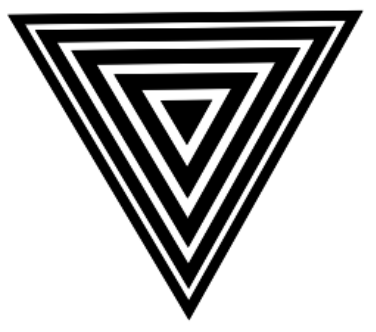
#> input picture stickers/triangle.png, 376 x 332 px; the run also reads 3 pictures not shown here
$ jupyter execute --allow-errors post.ipynb   (shell and % lines are left out)
#> lines starting #> are read from the running program, lines starting #| are printed output that depends on the picture; long printed decimals are rounded
### source.py
from skimage import io, color, data, draw, exposure, feature,metrics, filters, measure, morphology, util, segmentation
from skimage.transform import resize
import numpy as np
import cv2 as cv
import matplotlib.pyplot as plt
import scipy.fft as sft
import scipy.signal as sps
from PIL import Image

class Helper:

    def __init__(self) -> None:
        pass

    def get_dft(self,img):
        return sft.fft2(img)

    def get_dft_magnitude(self,dft):
        """
        Returns the log10-scaled magnitude of the DFT shifted to have low frequencies at the center
        Param: dft (the complex DFT of an image)
        """
        dft_mag = np.log10(1 + np.abs(sft.fftshift(dft)))
        return dft_mag

    def display_img(self,img):
        """
        Display the image img both as 2D and 3D
        Param: img (a float image with values between 0 and 1)
        """
        I, J = img.shape
        fig = plt.figure(figsize=(8, 4))
        ax1 = fig.add_subplot(1, 3, 1)
        ax1.imshow(img, cmap='viridis')
        ax1.set_title("Original Image")
        ax2 = fig.add_subplot(1, 3, 2, projection='3d')
        j = np.arange(0, J, 1)
        i = np.arange(0, I, 1)
        jj, ii = np.meshgrid(j, i)
        dft = self.get_dft(img)
        dft_mag = self.get_dft_magnitude(dft)
        ax2.plot_surface(jj, ii, dft_mag, rstride=1, cstride=1, cmap='viridis', antialiased=False)
        ax2.set_title("3D Plot")
        ax3 = fig.add_subplot(1, 3, 3)
        inv = np.real(sft.ifft2(dft))
        ax3.imshow(inv, cmap='gray')
        ax3.set_title("Inverse DFT")

    def pad_image(self, sticker, image):
        # Define the size of the search box
        box_height = sticker.shape[0]
        box_width = sticker.shape[1]

        # Calculate the required padding
        pad_height = 0 if image.shape[0] % box_height == 0 else box_height - image.shape[0] % box_height
        pad_width = 0 if image.shape[1] % box_width == 0 else box_width - image.shape[1] % box_width

        # Apply padding to the image
        padded_image = np.pad(image, ((0, pad_height), (0, pad_width)), mode='constant', constant_values=1)

        return box_height, box_width, padded_image

    def dft_by_search_box(self,sticker,image):
        """Get the DFT of each searching box from the image

        Args:
            sticker (np.array): the sticker
            image  (np.array): the original image

        Returns:
            dft_by_box
        """

        # Apply padding to the image
        box_height, box_width, padded_image = self.pad_image(sticker, image)

        # Initialize an array to store the DFT results
        dft_by_box = []

        # Loop over the padded image
        for y in range(0, padded_image.shape[0], box_height):
            for x in range(0, padded_image.shape[1], box_width):
                # Extract the search box from the padded image
                search_box = padded_image[y:y + box_height, x:x + box_width]

                # Compute the DFT of each search box
                search_box_dft = self.get_dft(search_box)
                search_box_dft_mag = self.get_dft_magnitude(search_box_dft)
                # Store the DFT result
                dft_by_box.append(search_box_dft_mag)

        return dft_by_box

    def create_spectrogram(self, sticker, image):
        """ Create a 2D DFT spectrogram of the image
            By combining the DFTs of each searching box

        Args:
            sticker (np.array): the sticker
            image  (np.array): the original image

        Returns:
            composite_dft: the complete 2D spectrogram of the image
        """
        # Get dft of each searching box from the image
        dft_by_box = self.dft_by_search_box(sticker, image)
        # Pad the image
        box_height, box_width, padded_image = self.pad_image(sticker,image)

        # Create an empty composite array
        composite_dft = np.zeros_like(padded_image)

        total_height = composite_dft.shape[0]
        total_width = composite_dft.shape[1]

        num_boxes_vertically = total_height//box_height
        num_boxes_horizontally = total_width//box_width

        # Populate the composite array with DFT results
        for i in range(num_boxes_vertically):
            for j in range(num_boxes_horizontally):
                # Calculate the index in the list
                idx = i * num_boxes_horizontally + j
                dft_box = dft_by_box[idx]

                # Place the DFT result in the correct position in the composite array
                composite_dft[
                    i * box_height: (i + 1) * box_height,
                    j * box_width: (j + 1) * box_width
                ] = dft_box

        return composite_dft


    def show_spectrogram(self, composite_dft, sticker, grid = False):
        if grid == False:
            plt.figure(figsize=(10, 5))
            plt.imshow(composite_dft, cmap = "gray")
            plt.colorbar()
            plt.title('2-D Spectrogram Representation')

        elif grid == True:
           self.show_grid(sticker,composite_dft)


    def show_grid(self, sticker, image):
        """Add grid line to the image based on the sticker size

        Args:
            sticker (np.array): the sticker
            image  (np.array): the target image
        """
        # Pad the image
        box_height, box_width, padded_image = self.pad_image(sticker,image)
        num_boxes_vertically = padded_image.shape[0]//box_height
        num_boxes_horizontally = padded_image.shape[1]//box_width

        plt.figure(figsize=(10, 5))
        plt.imshow(padded_image, cmap='gray')
        plt.colorbar()
        plt.title('Padded Image with Grid Lines')

        # Calculate the boundaries for the vertical lines (edges of the boxes)
        for i in range(1, num_boxes_horizontally):
            plt.axvline(x=i * box_width, color='orange', linestyle='-', linewidth=2)

        # Calculate the boundaries for the horizontal lines (edges of the boxes)
        for j in range(1, num_boxes_vertically):
            plt.axhline(y=j * box_height, color='orange', linestyle='-', linewidth=2)


    def find_location_mse(self, sticker, image):
        """Find the location of the sticker based on mse value

        Args:
            sticker (np.array): the sticker
            image (np.array): the target image

        Returns:
            best_box: Target box number
            min_mse: The minimum value of mse
            sorted_box_idx: Sorted box numbers based on mse values from min to max
            sorted_mse: Sorted mse values from min to max
        """

        sticker_dft = self.get_dft(sticker)
        sticker_dft_mag = self.get_dft_magnitude(sticker_dft)
        mse_results = []
        best_box = -1
        min_mse = np.inf

        dft_by_box = self.dft_by_search_box(sticker, image)
        i = 0
        for dft_mag in dft_by_box:
            # Compute the MSE between the two magnitude spectra
            mse = np.mean((dft_mag - sticker_dft_mag) ** 2)
            mse_results.append(mse)

            if(mse < min_mse):
                min_mse = mse
                best_box = i+1
            i += 1

        sorted_mse_idx = np.argsort(mse_results)
        sorted_box_idx = [i + 1 for i in sorted_mse_idx]
        sorted_mse = np.sort(mse_results)

        return best_box, min_mse, sorted_box_idx, sorted_mse


    def find_location_ssim(self, sticker, image):

        sticker_dft = self.get_dft(sticker)
        sticker_dft_mag = self.get_dft_magnitude(sticker_dft)
        ssim_results = []
        best_box = -1
        max_ssim = 0

        dft_by_box = self.dft_by_search_box(sticker, image)
        i = 0
        for dft_mag in dft_by_box:
            # Compute the MSE between the two magnitude spectra
            ssim = metrics.structural_similarity(dft_mag, sticker_dft_mag, data_range = dft_mag.max()-dft_mag.min())
            ssim_results.append(ssim)

            if(ssim > max_ssim):
                max_ssim = ssim
                best_box = i+1
            i += 1

        sorted_ssim_idx = np.argsort(ssim_results)
        # Add 1 to all index to represent box number beginning from 1
        sorted_box_idx = [i + 1 for i in sorted_ssim_idx]
        sorted_ssim = np.sort(ssim_results)

        return best_box, max_ssim, sorted_box_idx, sorted_ssim

    def divide_into_four(self, image):
        """Divide an image into 4 equal parts

        Args:
            image (np.array): image

        Returns:
            4 sub-images
        """
        height = image.shape[0]
        width = image.shape[1]

        mid_height = height // 2
        mid_width = width // 2

        # Extract each part of the image
        top_left = image[:mid_height, :mid_width]
        top_right = image[:mid_height, mid_width:]
        bottom_left = image[mid_height:, :mid_width]
        bottom_right = image[mid_height:, mid_width:]

        return (top_left, (0, 0, mid_height, mid_width)), \
               (top_right, (0, mid_width, mid_height, width)), \
               (bottom_left, (mid_height, 0, height, mid_width)), \
               (bottom_right, (mid_height, mid_width, height, width))


    def find_location_recursive(self, sticker, image, bounds, min_mse = float('inf')):
        """Recursively divide the image into 4 parts and search for the sticker

        Args:
            sticker (np.array): sticker
            image (np.array): image
            bounds (tuple): top left, top right, bottom left, bottom right of the image
            min_mse (float, optional): Current minimum value of mse

        Returns:
            image: the target sub-image
            bounds: top left, top right, bottom left, bottom right of the image
        """

        if image.shape[0] < sticker.shape[0] and image.shape[1] < sticker.shape[1]:
            return image, bounds

        sticker_dft = self.get_dft(sticker)
        sticker_dft = self.get_dft_magnitude(sticker_dft)

        # Divide the image into four equal parts
        parts = self.divide_into_four(image)
        selected_part = None
        selected_bounds = None

        for part, (top, left, bottom, right) in parts:

            # Resize sticker to match the current part's dimensions
            sticker_dft_resized = resize(sticker_dft, (part.shape[0], part.shape[1]))
            part_dft = self.get_dft(part)
            part_dft = self.get_dft_magnitude(part_dft)

            mse = np.mean((part_dft - sticker_dft_resized) ** 2)

            if mse < min_mse:
                min_mse = mse
                selected_part = part
                selected_bounds = (bounds[0] + top, bounds[1] + left, bounds[0] + bottom, bounds[1] + right)

        if selected_part is not None:
            image, bounds = self.find_location_recursive(sticker, selected_part, selected_bounds, min_mse)

        return image, bounds


    # [184 lines left out: functions find_location_sliding_window, draw_bounding_box, template_matching, find_location_recursive_spatial, find_location_sliding_window_spatial, not called in this run]

### post.ipynb
[cell 1]
from skimage import io, color, data, draw, exposure, feature, filters, measure, morphology, util, segmentation
from skimage.transform import resize
import numpy as np
import matplotlib.pyplot as plt
import scipy.fft as sft
import scipy.signal as sps
from PIL import Image

[cell 2]

from source import Helper
h = Helper()

## 1. Equilateral triangle

Load the sticker

[cell 3]
#sticker = np.asarray(Image.open('stickers/triangle.png'))

# Convert from rgba to gray
sticker = io.imread('stickers/triangle.png', as_gray = True)
#> sticker is the input picture: shape (332, 376) float64; min 0, max 1, mean 0.7
dft_sticker = h.get_dft(sticker)
dft_sticker = h.get_dft_magnitude(dft_sticker)

fig = plt.figure(figsize=(8, 4))
ax1 = fig.add_subplot(1, 2, 1)
ax1.imshow(sticker, cmap='gray')
ax1.set_title("Original Sticker")
ax2 = fig.add_subplot(1, 2, 2)
ax2.imshow(dft_sticker,  cmap='gray')
ax2.set_title("Sticker in Frequency Domain")

DFT of the sticker:

[cell 4]
h.display_img(sticker)
#> in display_img, `ax2.plot_surface(jj, ii, dft_mag, rstride=1, cstride=1, cmap='viridis'..`:
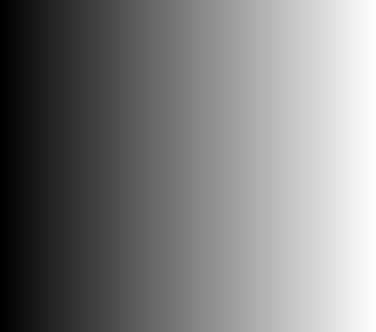
#> jj: shape (332, 376) int64; min 0, max 375, mean 187.5; drawn with min black and max white

Choose a random frame from the video

[cell 5]
image = io.imread('Zeyi_Draft/test1.png', as_gray=True)
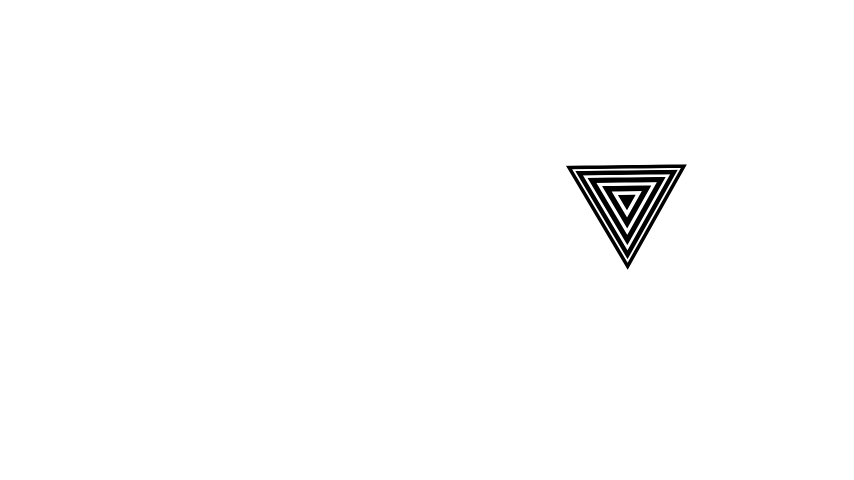
#> input picture Zeyi_Draft/test1.png, 1708 x 960 px (shown at 1/2 size)
#> image is the input picture: shape (960, 1708) float64; min 0, max 1, mean 0.989
io.imshow(image)
image.shape

Create a 2-D spectrogram of the image

[cell 6]
composite_dft = h.create_spectrogram(sticker,image)
#> in dft_by_search_box, `box_height, box_width, padded_image = self.pad_image(sticker, image)`: box_height = 332; box_width = 376
#> after the loop in dft_by_search_box, `for y in range(0, padded_image.shape[0], box_height):`: dft_by_box = 15 items
#> in create_spectrogram, `box_height, box_width, padded_image = self.pad_image(sticker,image)`: box_height = 332; box_width = 376
#> in create_spectrogram, `num_boxes_vertically = total_height//box_height`: num_boxes_vertically = 3
#> in create_spectrogram, `num_boxes_horizontally = total_width//box_width`: num_boxes_horizontally = 5
h.show_spectrogram(composite_dft, sticker, grid = False)

Use the Spectrogram to find out the location of the sticker

[cell 7]
best_box,min_mse, sorted_box_idx, sorted_mse = h.find_location_mse(sticker,image)
#> in find_location_mse, `dft_by_box = self.dft_by_search_box(sticker, image)`: dft_by_box = 15 items
#> the loop in find_location_mse, `for dft_mag in dft_by_box:` made 15 passes
#> (mse, min_mse) on passes 1, 4, 9: (0.668, 0.668), (0.224, 0.224), (0.195, 0.195)
#> after the loop in find_location_mse, `for dft_mag in dft_by_box:`: best_box = 9; i = 15; min_mse = 0.195; mse_results = [0.668, 0.668, 0.668, 0.224, 0.668, 0.668, 0.668, 0.668, 0.195, 0.668, 0.668, 0.668, 0.668, 0.668, 0.668]
#> in find_location_mse, `sorted_mse_idx = np.argsort(mse_results)`: sorted_mse_idx = [8, 3, 1, 0, 4, 5, 6, 2, 7, 9, 10, 11, 12, 13, 14]
#> in find_location_mse, `sorted_box_idx = [i + 1 for i in sorted_mse_idx]`: sorted_box_idx = [9, 4, 2, 1, 5, 6, 7, 3, 8, 10, 11, 12, 13, 14, 15]
#> in find_location_mse, `sorted_mse = np.sort(mse_results)`: sorted_mse = [0.195, 0.224, 0.668, 0.668, 0.668, 0.668, 0.668, 0.668, 0.668, 0.668, 0.668, 0.668, 0.668, 0.668, 0.668]
#> best_box = 9; min_mse = 0.195
print(f'Best Search Box: {best_box}')
#| Best Search Box: 9
print(f'Minimum value of MSE: {min_mse}')
#| Minimum value of MSE: 0.1947
print(sorted_mse)
#| [0.1947 0.2237 0.6682 0.6682 0.6682 0.6682
#|  0.6682 0.6682 0.6682 0.6682 0.6682 0.6682
#|  0.6682 0.6682 0.6682]
print(sorted_box_idx)
#| [9, 4, 2, 1, 5, 6, 7, 3, 8, 10, 11, 12, 13, 14, 15]

[cell 8]
best_box, max_ssim, sorted_box_idx, sorted_ssim = h.find_location_ssim(sticker,image)
#> in find_location_ssim, `dft_by_box = self.dft_by_search_box(sticker, image)`: dft_by_box = 15 items
#> the loop in find_location_ssim, `for dft_mag in dft_by_box:` made 15 passes
#> (ssim, max_ssim, best_box) on passes 1, 4: (0.0216, 0.0216, 1), (0.389, 0.389, 4)
#> after the loop in find_location_ssim, `for dft_mag in dft_by_box:`: best_box = 4; i = 15; max_ssim = 0.389; ssim_results = [0.0216, 0.0216, 0.0216, 0.389, 0.0216, 0.0216, 0.0216, 0.0216, 0.272, 0.0216, 0.0216, 0.0216, 0.0216, 0.0216, 0.0216]
#> in find_location_ssim, `sorted_ssim_idx = np.argsort(ssim_results)`: sorted_ssim_idx = [0, 1, 2, 4, 6, 5, 7, 9, 14, 10, 11, 12, 13, 8, 3]
#> in find_location_ssim, `sorted_box_idx = [i + 1 for i in sorted_ssim_idx]`: sorted_box_idx = [1, 2, 3, 5, 7, 6, 8, 10, 15, 11, 12, 13, 14, 9, 4]
#> in find_location_ssim, `sorted_ssim = np.sort(ssim_results)`: sorted_ssim = [0.0216, 0.0216, 0.0216, 0.0216, 0.0216, 0.0216, 0.0216, 0.0216, 0.0216, 0.0216, 0.0216, 0.0216, 0.0216, 0.272, 0.389]
#> best_box = 4; max_ssim = 0.389
print(f'Best Search Box: {best_box}')
#| Best Search Box: 4
print(f'Maximum value of SSIM: {max_ssim}')
#| Maximum value of SSIM: 0.3887
print(sorted_ssim)
#| [0.02157  0.02157  0.02157  0.02157  0.02157  0.02157
#|  0.02157  0.02157  0.02157  0.02157  0.02157  0.02157
#|  0.02157  0.2716 0.3887]
print(sorted_box_idx)
#| [1, 2, 3, 5, 7, 6, 8, 10, 15, 11, 12, 13, 14, 9, 4]

When the image is in between the two boxes:

[cell 9]
# Load the image
image2 = io.imread('Zeyi_Draft/test2.png', as_gray=True)
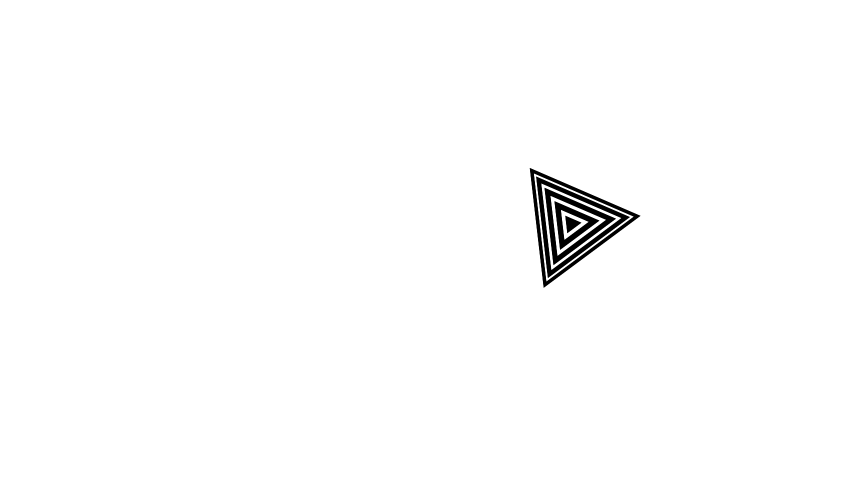
#> input picture Zeyi_Draft/test2.png, 1708 x 960 px (shown at 1/2 size)
#> image2 is the input picture: shape (960, 1708) float64; min 0, max 1, mean 0.989
#plt.imshow(image2, cmap="gray")
print(image2.shape)
#| (960, 1708)
h.show_grid(sticker, image2)
#> in pad_image (call 5), `padded_image = np.pad(image, ((0, pad_height), (0, pad_width)), mode='..`:
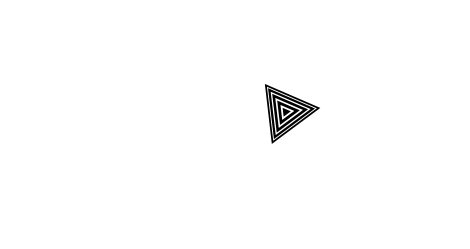
#> padded_image: shape (996, 1880) float64 (shown at 1/4 size); min 0, max 1, mean 0.991
#> in show_grid, `box_height, box_width, padded_image = self.pad_image(sticker,image)`: box_height = 332; box_width = 376
#> in show_grid, `num_boxes_vertically = padded_image.shape[0]//box_height`: num_boxes_vertically = 3
#> in show_grid, `num_boxes_horizontally = padded_image.shape[1]//box_width`: num_boxes_horizontally = 5

Plot the spectrogram:

[cell 10]
composite_dft = h.create_spectrogram(sticker,image2)
#> after the loop in create_spectrogram (call 2), `for i in range(num_boxes_vertically):`:
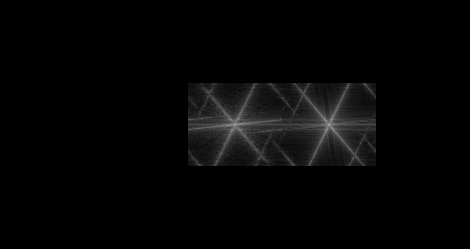
#> composite_dft: shape (996, 1880) float64 (shown at 1/4 size); min 0, max 5.1, mean 0.109; drawn with min black and max white
h.show_spectrogram(composite_dft,sticker, grid = True)
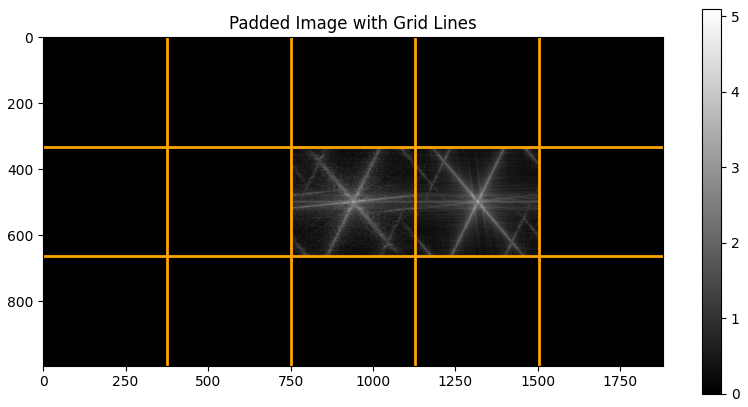
#> figure drawn by matplotlib, 2 panels

Find the location:

[cell 11]
best_box,min_mse, sorted_box_idx, sorted_mse = h.find_location_mse(sticker,image2)
#> the loop in find_location_mse (call 2), `for dft_mag in dft_by_box:` made 15 passes
#> (mse, min_mse, best_box) on passes 1, 8: (0.668, 0.668, 1), (0.336, 0.336, 8)
#> best_box = 8; min_mse = 0.336; sorted_box_idx = [8, 9, 3, 1, 4, 5, 6, 2, 7, 10, 11, 12, 13, 14, 15]; sorted_mse = [0.336, 0.336, 0.668, 0.668, 0.668, 0.668, 0.668, 0.668, 0.668, 0.668, 0.668, 0.668, 0.668, 0.668, 0.668]
print(f'Best Search Box: {best_box}')
#| Best Search Box: 8
print(f'Minimum value of MSE: {min_mse}')
#| Minimum value of MSE: 0.3359
print(sorted_box_idx)
#| [8, 9, 3, 1, 4, 5, 6, 2, 7, 10, 11, 12, 13, 14, 15]
print(sorted_mse)
#| [0.3359 0.3364 0.6682 0.6682 0.6682 0.6682
#|  0.6682 0.6682 0.6682 0.6682 0.6682 0.6682
#|  0.6682 0.6682 0.6682]

[cell 12]
best_box, max_ssim, sorted_box_idx, sorted_ssim = h.find_location_ssim(sticker,image2)
#> the loop in find_location_ssim (call 2), `for dft_mag in dft_by_box:` made 15 passes
#> (ssim, max_ssim, best_box) on passes 1, 8: (0.0216, 0.0216, 1), (0.198, 0.198, 8)
#> max_ssim = 0.198; sorted_box_idx = [1, 2, 3, 4, 5, 6, 7, 10, 15, 11, 12, 13, 14, 9, 8]; sorted_ssim = [0.0216, 0.0216, 0.0216, 0.0216, 0.0216, 0.0216, 0.0216, 0.0216, 0.0216, 0.0216, 0.0216, 0.0216, 0.0216, 0.194, 0.198]
print(f'Best Search Box: {best_box}')
#| Best Search Box: 8
print(f'Maximum value of SSIM: {max_ssim}')
#| Maximum value of SSIM: 0.1985
print(sorted_ssim)
#| [0.02157  0.02157  0.02157  0.02157  0.02157  0.02157
#|  0.02157  0.02157  0.02157  0.02157  0.02157  0.02157
#|  0.02157  0.1936 0.1985]
print(sorted_box_idx)
#| [1, 2, 3, 4, 5, 6, 7, 10, 15, 11, 12, 13, 14, 9, 8]

[cell 13]
bound = (0, 0, image2.shape[0], image2.shape[1])
selected_part, selected_bounds = h.find_location_recursive(sticker, image2, bound)
#> the loop in find_location_recursive, `for part, (top, left, bottom, right) in parts:  # Resize sticker to ma..` made 4 passes
#> (top, left, bottom, right, mse, min_mse) on passes 1, 2, 4: (0, 0, 480, 854, 0.651, 0.651), (0, 854, 480, 1708, 0.322, 0.322), (480, 854, 960, 1708, 0.246, 0.246)
#> pass 1, in find_location_recursive, `sticker_dft_resized = resize(sticker_dft, (part.shape[0], part.shape[1..`:
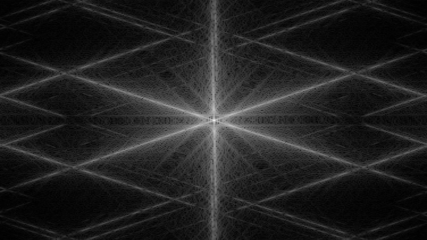
#> sticker_dft_resized: shape (480, 854) float64 (shown at 1/2 size); min 0.0119, max 4.7, mean 0.625; drawn with min black and max white
#> after the loop in find_location_recursive, `for part, (top, left, bottom, right) in parts:`: min_mse = 0.246
#> in divide_into_four (call 2), `top_left = image[:mid_height, :mid_width]`:
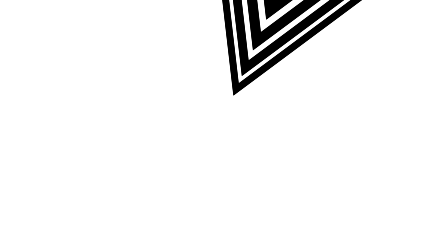
#> top_left: shape (240, 427) float64; min 0, max 1, mean 0.954
#> the loop in find_location_recursive (call 2), `for part, (top, left, bottom, right) in parts:  # Resize sticker to ma..` made 4 passes
#> (top, left, bottom, right, mse) on passes 1 to 4: (0, 0, 240, 427, 0.248), (0, 427, 240, 854, 0.651), (240, 0, 480, 427, 0.651), (240, 427, 480, 854, 0.651)
#> pass 1, in get_dft_magnitude (call 103), `dft_mag = np.log10(1 + np.abs(sft.fftshift(dft)))`:
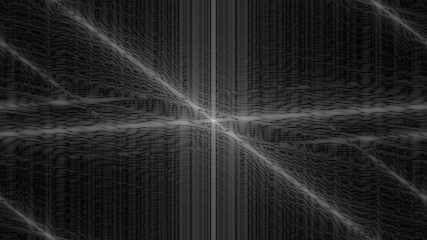
#> dft_mag: shape (240, 427) float64; min 0.000702, max 4.99, mean 0.75; drawn with min black and max white
#> pass 2, in get_dft_magnitude (call 104), `dft_mag = np.log10(1 + np.abs(sft.fftshift(dft)))`:
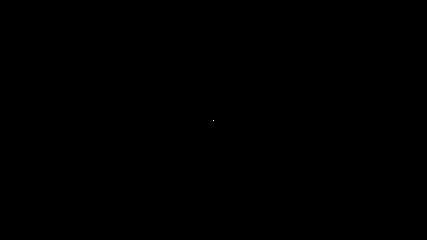
#> dft_mag: shape (240, 427) float64; min 0, max 5.01, mean 4.89e-05; drawn with min black and max white
#> in find_location_recursive, `image, bounds = self.find_location_recursive(sticker, selected_part, s..`: bounds = (480, 854, 960, 1708)
#> (the rest of the program and of its run is left out)
